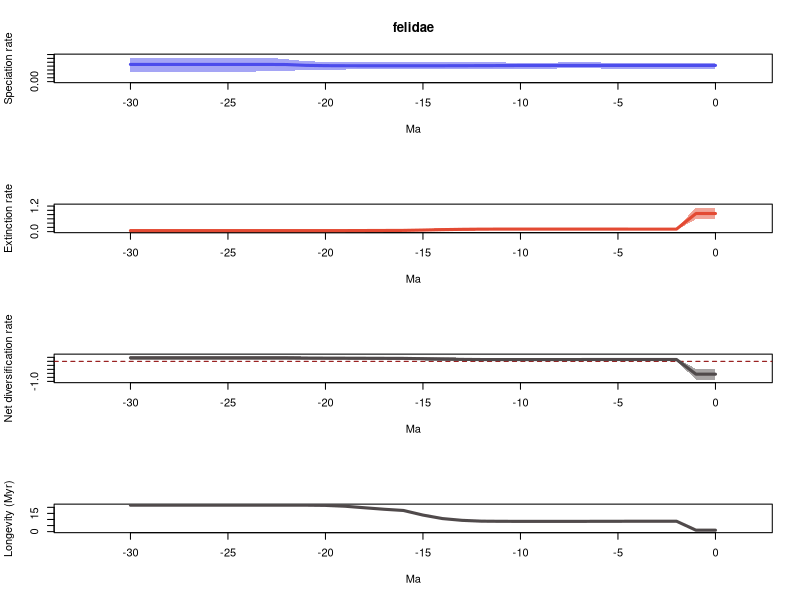

This chart was generated by the following R code:
# 1 files combined:
# 	/home/eeb177-student/Desktop/eeb-177/eeb177-final-project/PyRate/new-pyrate-run/pyrate_mcmc_logs/felidae_occ_1_marginal_rates.log

# 95% HPDs calculated using code from Biopy (https://www.cs.auckland.ac.nz/~yhel002/biopy/)

pdf(file='/home/eeb177-student/Desktop/eeb-177/eeb177-final-project/PyRate/new-pyrate-run/pyrate_mcmc_logs/felidae_occ_1_marginal_rates_RTT.pdf',width=0.6*9, height=16.8)
par(mfrow=c(4,1))
library(scales)
L_hpd_m95=c(0.166988161504, 0.166988161504,0.166988161504,0.166988161504,0.166988161504,0.166988161504,0.17009005434,0.170891764459,0.17009005434,0.166988161504,0.166988161504,0.16491256496,0.166872511633,0.166872511633,0.16088840864,0.159603298383,0.16088840864,0.158996523343,0.158047742136,0.15659941693,0.15659941693,0.152559176089,0.136277500008,0.136277500008,0.12675034519,0.12675034519,0.12675034519,0.12675034519,0.12675034519,0.12675034519,0.12675034519)
L_hpd_M95=c(0.245904114464, 0.245904114464,0.245904114464,0.245904114464,0.245904114464,0.245904114464,0.247291782633,0.247291782633,0.247291782633,0.245743310731,0.246727930122,0.247291782633,0.252630073031,0.254710169114,0.256264427468,0.256264427468,0.256264427468,0.256264427468,0.256264427468,0.254710169114,0.256264427468,0.263497219547,0.289325901886,0.310641433971,0.30588051506,0.30588051506,0.30588051506,0.30588051506,0.30588051506,0.30588051506,0.30588051506)
M_hpd_m95=c(0.581452487826, 0.581452487826,0.0805855865577,0.0805855865577,0.0805855865577,0.0795796770283,0.0805855865577,0.0795796770283,0.0807681191646,0.0807681191646,0.0720764236848,0.0748726408588,0.0623448642672,0.0325272782714,0.017145243657,0.00849045303579,0.00607875603093,0.00652270126,0.00607875603093,0.00496907770277,0.00459570688025,0.00354771051433,0.00354771051433,0.00354771051433,0.00354771051433,0.00354771051433,0.00354771051433,0.00354771051433,0.00354771051433,0.00354771051433,0.00354771051433)
M_hpd_M95=c(1.12872780768, 1.12872780768,0.15720612632,0.15720612632,0.15720612632,0.157683979763,0.159442068861,0.159878529474,0.162355151793,0.164680772202,0.159229073739,0.164680772202,0.165197847844,0.164564732213,0.152173145222,0.139787851026,0.123400963545,0.119414071688,0.116393478899,0.109770118953,0.107280874156,0.104199762826,0.104199762826,0.104199762826,0.104199762826,0.104199762826,0.104199762826,0.104199762826,0.104199762826,0.104199762826,0.104199762826)
R_hpd_m95=c(-0.919975865641, -0.919975865641,0.0327243468761,0.0327243468761,0.0327243468761,0.0357402357711,0.0357402357711,0.0353737101998,0.0335349601658,0.0353737101998,0.0294061226547,0.0198257985624,0.0165786159792,0.0177329787352,0.0306970000815,0.0439640658029,0.0711962661956,0.0729592889291,0.0736545624683,0.082269404674,0.0823291833332,0.0804829181204,0.0736545624683,0.0714080809654,0.0714080809654,0.0714080809654,0.0714080809654,0.0714080809654,0.0714080809654,0.0714080809654,0.0714080809654)
R_hpd_M95=c(-0.373987978485, -0.373987978485,0.146798530317,0.146798530317,0.146798530317,0.147485047726,0.147485047726,0.147816858168,0.147485047726,0.152501319471,0.151590220433,0.150409585247,0.156020407405,0.186870237964,0.205434163577,0.215957456886,0.225953637754,0.221243594889,0.221474592917,0.227026596718,0.22624985097,0.23144423325,0.272294353794,0.280092339321,0.280092339321,0.280092339321,0.280092339321,0.280092339321,0.280092339321,0.280092339321,0.280092339321)
L_mean=c(0.209456213213, 0.209456213213,0.209504939046,0.20946632012,0.20946632012,0.209495681746,0.209263546041,0.20901801414,0.208834547836,0.20854986702,0.208095265586,0.207381404643,0.206382204272,0.205988749672,0.20515170863,0.205038849839,0.205186263081,0.205142874975,0.205218961611,0.205342601662,0.206416921737,0.210298739034,0.220750287814,0.222236489184,0.222396716256,0.22244065709,0.22244065709,0.22244065709,0.22244065709,0.22244065709,0.22244065709)
M_mean=c(0.849710988952, 0.849710988952,0.116635167268,0.11663595129,0.116635380908,0.117387030238,0.117620709162,0.118244062383,0.118552817731,0.118275364255,0.118252011063,0.117709930854,0.116042824588,0.10758678487,0.0930261539962,0.0733615635137,0.057396755183,0.0542347915087,0.0508604699303,0.0477880548134,0.0462767796659,0.0458949142055,0.0458949142055,0.0458949142055,0.0458949142055,0.0458949142055,0.0458949142055,0.0458949142055,0.0458949142055,0.0458949142055,0.0458949142055)
R_mean=c(-0.640254775738, -0.640254775738,0.0928697717778,0.0928303688299,0.0928309392117,0.0921086515081,0.0916428368785,0.0907739517568,0.0902817301046,0.0902745027646,0.0898432545232,0.0896714737895,0.0903393796843,0.0984019648015,0.112125554634,0.131677286325,0.147789507898,0.150908083466,0.154358491681,0.157554546849,0.160140142071,0.164403824828,0.174855373609,0.176341574979,0.176501802051,0.176545742885,0.176545742885,0.176545742885,0.176545742885,0.176545742885,0.176545742885)
trans=0.5
age=(0:(31-1))* -1
plot(age,age,type = 'n', ylim = c(0, 0.341705577368), xlim = c(-32.55,1.55), ylab = 'Speciation rate', xlab = 'Ma',main='felidae' )
polygon(c(age, rev(age)), c(L_hpd_M95, rev(L_hpd_m95)), col = alpha("#4c4cec",trans), border = NA)
lines(rev(age), rev(L_mean), col = "#4c4cec", lwd=3)
plot(age,age,type = 'n', ylim = c(0, 1.24160058845), xlim = c(-32.55,1.55), ylab = 'Extinction rate', xlab = 'Ma' )
polygon(c(age, rev(age)), c(M_hpd_M95, rev(M_hpd_m95)), col = alpha("#e34a33",trans), border = NA)
lines(rev(age), rev(M_mean), col = "#e34a33", lwd=3)
plot(age,age,type = 'n', ylim = c(-1.0119734522, 0.308101573253), xlim = c(-32.55,1.55), ylab = 'Net diversification rate', xlab = 'Ma' )
abline(h=0,lty=2,col="darkred")
polygon(c(age, rev(age)), c(R_hpd_M95, rev(R_hpd_m95)), col = alpha("#504A4B",trans), border = NA)
lines(rev(age), rev(R_mean), col = "#504A4B", lwd=3)
plot(age,age,type = 'n', ylim = c(0, max(1/M_mean)), xlim = c(-32.55,1.55), ylab = 'Longevity (Myr)', xlab = 'Ma' )
lines(rev(age), rev(1/M_mean), col = "#504A4B", lwd=3)
n <- dev.off()